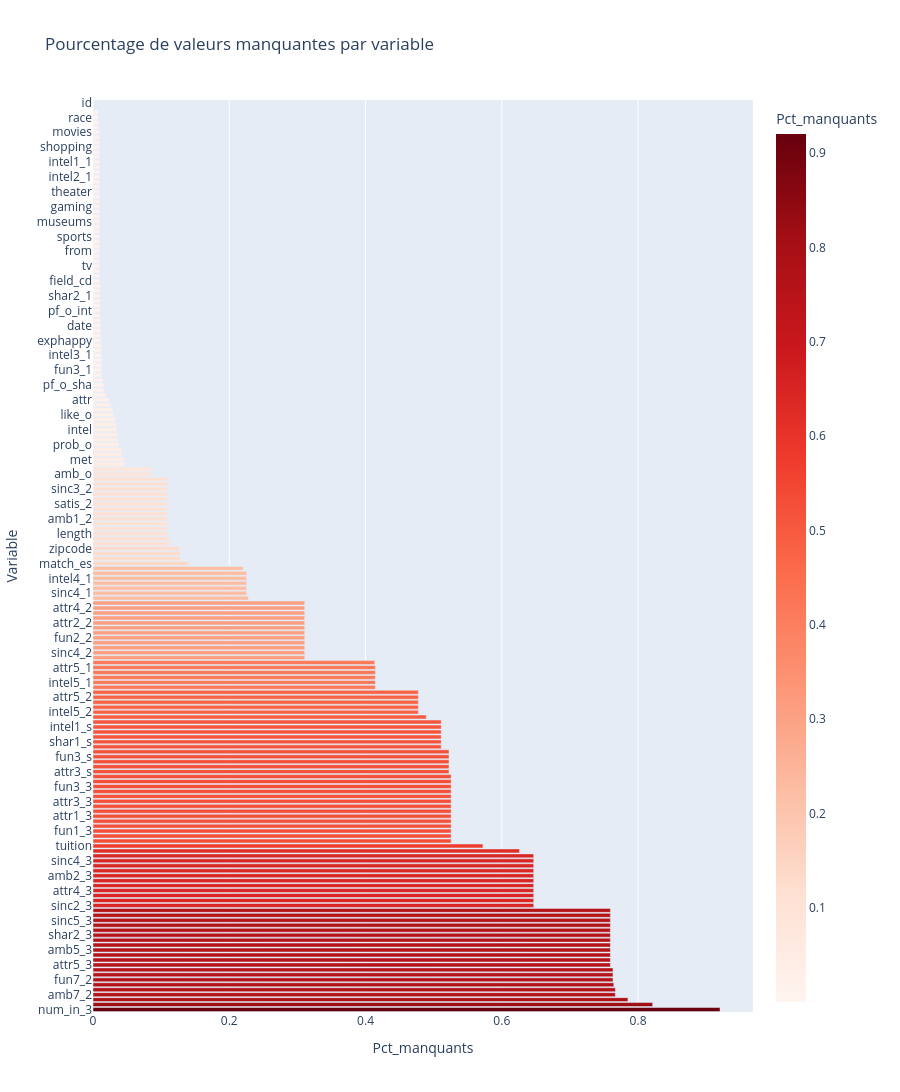

The notebook cell saved with this chart:
### Markdown cell above
## Qualité des données — Valeurs manquantes

Beaucoup de colonnes proviennent de questionnaires de suivi (J+1, J+30) qui n'ont pas tous été complétés.
On se concentre sur les variables du soir J, globalement bien renseignées.

### Code cell
missing_data = df.isnull().mean().sort_values(ascending=False).reset_index()
missing_data.columns = ['Variable', 'Pct_manquants']
missing_data = missing_data[missing_data['Pct_manquants'] > 0]

fig = px.bar(
    missing_data, x='Pct_manquants', y='Variable', orientation='h',
    title="Pourcentage de valeurs manquantes par variable",
    color='Pct_manquants', color_continuous_scale='Reds', height=1200
)
fig.show()

### Figure 1 — Plotly figure (JSON) as saved in the notebook; plotly's stock layout.template omitted (floating-point values rounded to 4 significant figures; data arrays with more than 128 entries replaced by an {"elided": "..."} marker saying what was removed)
{"data": [{"hovertemplate": "Pct_manquants=%{marker.color}<br>Variable=%{y}<extra></extra>", "legendgroup": "", "marker": {"color": {"elided": "184 float values"}, "coloraxis": "coloraxis", "pattern": {"shape": ""}}, "name": "", "orientation": "h", "showlegend": false, "textposition": "auto", "type": "bar", "x": {"elided": "184 float values"}, "xaxis": "x", "y": {"elided": "184 str values"}, "yaxis": "y"}], "layout": {"barmode": "relative", "coloraxis": {"colorbar": {"title": {"text": "Pct_manquants"}}, "colorscale": [[0, "rgb(255,245,240)"], [0.125, "rgb(254,224,210)"], [0.25, "rgb(252,187,161)"], [0.375, "rgb(252,146,114)"], [0.5, "rgb(251,106,74)"], [0.625, "rgb(239,59,44)"], [0.75, "rgb(203,24,29)"], [0.875, "rgb(165,15,21)"], [1, "rgb(103,0,13)"]]}, "height": 1200, "legend": {"tracegroupgap": 0}, "title": {"text": "Pourcentage de valeurs manquantes par variable"}, "xaxis": {"anchor": "y", "domain": [0, 1], "title": {"text": "Pct_manquants"}}, "yaxis": {"anchor": "x", "domain": [0, 1], "title": {"text": "Variable"}}}}
